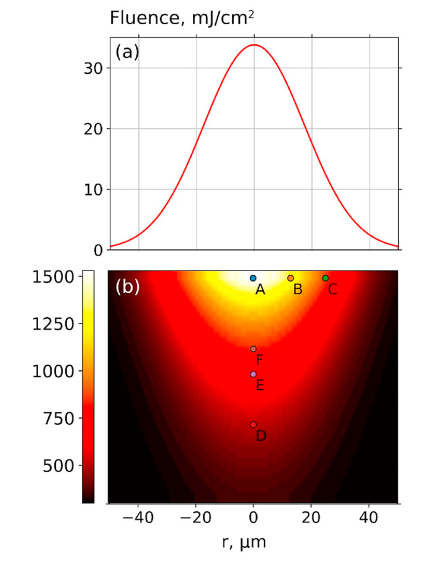
#> input picture Screenshot 2026-07-15 121007.png, 843 x 1126 px (shown at 1/2 size)
$ python digitize_article_temperature_profiles.py
#> lines starting #> are read from the running program, lines starting #| are printed output that depends on the picture
### plot_utils.py
"""Small plotting helpers shared by run scripts."""

from __future__ import annotations

from pathlib import Path
from typing import Any


def savefig_overwrite(fig: Any, path: str | Path, **kwargs: Any) -> Path:
    """Save a Matplotlib figure, explicitly replacing an existing file."""
    output = Path(path)
    output.parent.mkdir(parents=True, exist_ok=True)
    if output.exists():
        output.unlink()
    fig.savefig(output, **kwargs)
    print(f"Saved {output.resolve()}")
    return output

### digitize_article_temperature_profiles.py
"""Digitize approximate temperature profiles from the article Fig. 4 screenshot.

This is a diagnostic helper for ``compare_article_temperature_profile.py``.
It reads the screenshot used in the conversation, uses the colorbar in panel
(b) as a color-to-temperature lookup table, and extracts:

* a vertical center-line profile T(z) near r=0;
* a lateral near-surface profile T(r).

The digitization is approximate because the screenshot contains labels,
markers, antialiasing and raster interpolation.  The script therefore samples
small windows and rejects pixels whose color is too far from the colorbar.
"""

from __future__ import annotations

import argparse
from pathlib import Path

import matplotlib.pyplot as plt
import numpy as np
from PIL import Image

from plot_utils import savefig_overwrite


DEFAULT_IMAGE = Path("Screenshot 2026-07-15 121007.png")


def parse_args() -> argparse.Namespace:
    parser = argparse.ArgumentParser(description=__doc__)
    parser.add_argument("--image", type=Path, default=DEFAULT_IMAGE)
    parser.add_argument("--output-dir", type=Path, default=Path("output/digitized_article_temperature"))
    parser.add_argument("--distance-threshold", type=float, default=90.0)
    parser.add_argument(
        "--plateau-tm-k",
        type=float,
        default=880.0,
        help="corrected temperature assigned to the red melting plateau",
    )
    parser.add_argument(
        "--plateau-raw-low-k",
        type=float,
        default=760.0,
        help="lower raw digitized temperature of the red plateau correction band",
    )
    parser.add_argument(
        "--plateau-raw-high-k",
        type=float,
        default=850.0,
        help="upper raw digitized temperature of the red plateau correction band",
    )
    return parser.parse_args()


def nearest_colorbar_temperature(
    pixels: np.ndarray,
    colorbar_rgb: np.ndarray,
    colorbar_t: np.ndarray,
) -> tuple[np.ndarray, np.ndarray]:
    p = pixels.reshape(-1, 3).astype(float)
    distances2 = np.sum((p[:, None, :] - colorbar_rgb[None, :, :]) ** 2, axis=2)
    idx = np.argmin(distances2, axis=1)
    return colorbar_t[idx], np.sqrt(distances2[np.arange(len(p)), idx])


def window_temperatures(
    image: np.ndarray,
    x: int,
    y: int,
    *,
    half_width: int,
    half_height: int,
    colorbar_rgb: np.ndarray,
    colorbar_t: np.ndarray,
    distance_threshold: float,
) -> tuple[float, float, int]:
    height, width, _ = image.shape
    xs = np.arange(max(0, x - half_width), min(width, x + half_width + 1))
    ys = np.arange(max(0, y - half_height), min(height, y + half_height + 1))
    pixels = image[ys[:, None], xs[None, :]].reshape(-1, 3)
    temperatures, distances = nearest_colorbar_temperature(pixels, colorbar_rgb, colorbar_t)
    valid = distances < distance_threshold
    if not np.any(valid):
        return np.nan, np.nan, 0
    tv = temperatures[valid]
    # Median is robust to labels/markers; p75 is useful where markers darken the center.
    return float(np.median(tv)), float(np.percentile(tv, 75)), int(valid.sum())


def correct_plateau_temperature(
    temperature_k: float,
    *,
    raw_low_k: float,
    raw_high_k: float,
    plateau_tm_k: float,
) -> float:
    """Map the red raster plateau to Tm without shifting the rest of the scale."""
    if not np.isfinite(temperature_k):
        return temperature_k
    if raw_low_k <= temperature_k <= raw_high_k:
        return plateau_tm_k
    return temperature_k


def main() -> None:
    args = parse_args()
    image = np.asarray(Image.open(args.image).convert("RGB"), dtype=float)

    # Pixel geometry for the supplied screenshot.  These values are taken from
    # axes/tick positions in the raster image.
    panel_left = 218.0
    panel_right = 798.0
    panel_top = 543.0
    panel_bottom = 1007.0
    r_min_um = -50.0
    r_max_um = 50.0
    z_min_nm = 0.0
    z_max_nm = 230.0
    x_center = 0.5 * (panel_left + panel_right)
    px_per_um = (panel_right - panel_left) / (r_max_um - r_min_um)
    px_per_nm = (panel_bottom - panel_top) / (z_max_nm - z_min_nm)

    # Colorbar geometry.  Tick labels show 1500 K at y~350 and 500 K at y~584,
    # which extrapolates to about 300 K at the dark bottom.
    y_colorbar = np.arange(543, 1008)
    x_colorbar = np.arange(166, 189)
    colorbar_rgb = np.median(image[y_colorbar[:, None], x_colorbar[None, :]], axis=1)
#> colorbar_rgb = 465 rows, first 8: [254, 253, 253], [253, 254, 249], [254, 255, 248], [255, 255, 248], [255, 254, 245], [255, 254, 243], [255, 255, 243], [255, 254, 239]
    colorbar_t = 1500.0 - (y_colorbar - 550.0) * (1000.0 / (930.0 - 550.0))

    z_samples_nm = np.linspace(0.0, 230.0, 40)
    vertical_rows: list[tuple[float, float, float, float, float, int]] = []
    for z_nm in z_samples_nm:
        x = int(round(x_center))
        y = int(round(panel_top + z_nm * px_per_nm))
        x = int(np.clip(x, panel_left + 5, panel_right - 5))
        y = int(np.clip(y, panel_top + 5, panel_bottom - 5))
        t_med, t_p75, n_valid = window_temperatures(
            image,
            x,
            y,
            half_width=18,
            half_height=2,
            colorbar_rgb=colorbar_rgb,
            colorbar_t=colorbar_t,
            distance_threshold=args.distance_threshold,
        )
        t_med_corrected = correct_plateau_temperature(
            t_med,
            raw_low_k=args.plateau_raw_low_k,
            raw_high_k=args.plateau_raw_high_k,
            plateau_tm_k=args.plateau_tm_k,
        )
        t_p75_corrected = correct_plateau_temperature(
            t_p75,
            raw_low_k=args.plateau_raw_low_k,
            raw_high_k=args.plateau_raw_high_k,
            plateau_tm_k=args.plateau_tm_k,
        )
        vertical_rows.append((z_nm, t_med_corrected, t_med, t_p75_corrected, t_p75, n_valid))
#> this loop made 40 passes
#> (t_med, t_p75, n_valid, t_med_corrected, t_p75_corrected) on passes 1 to 12: (1515.8, 1518.4, 184, 1515.8, 1518.4), (1510.5, 1518.4, 137, 1510.5, 1518.4), (1478.9, 1486.8, 185, 1478.9, 1486.8), (1360.5, 1381.6, 181, 1360.5, 1381.6), (1300, 1300, 185, 1300, 1300), (1300, 1300, 185, 1300, 1300), (1144.7, 1152.6, 185, 1144.7, 1152.6), (1089.5, 1097.4, 185, 1089.5, 1097.4), (1034.2, 1042.1, 185, 1034.2, 1042.1), (973.7, 978.9, 185, 973.7, 978.9), (934.2, 939.5, 185, 934.2, 939.5), (886.8, 889.5, 185, 886.8, 889.5)
#> pass 1, in nearest_colorbar_temperature, `distances2 = np.sum((p[:, None, :] - colorbar_rgb[None, :, :]) ** 2, a..`:
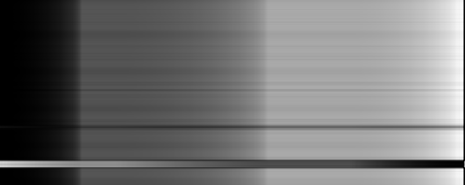
#> distances2: shape (185, 465) float64; min 0, max 195075, mean 87394.7; drawn with min black and max white
#> pass 2, in nearest_colorbar_temperature (call 2), `distances2 = np.sum((p[:, None, :] - colorbar_rgb[None, :, :]) ** 2, a..`:
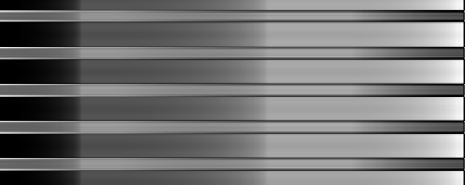
#> distances2: shape (185, 465) float64; min 0, max 195075, mean 88860.1; drawn with min black and max white
#> pass 3, in nearest_colorbar_temperature (call 3), `distances2 = np.sum((p[:, None, :] - colorbar_rgb[None, :, :]) ** 2, a..`:
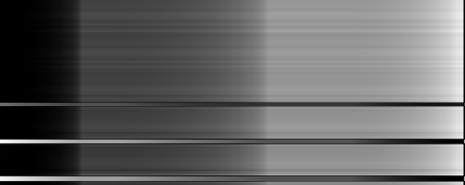
#> distances2: shape (185, 465) float64; min 0, max 195075, mean 76684.3; drawn with min black and max white
#> after the loop, vertical_rows = 40 items

    r_samples_um = np.linspace(-50.0, 50.0, 40)
    lateral_rows: list[tuple[float, float, float, float, float, int]] = []
    # The surface rows contain colored A/B/C markers and the "(b)" label.
    # Sampling below them avoids reading annotation pixels as temperatures.
    lateral_z_nm = 45.0
    y_lateral = int(round(panel_top + lateral_z_nm * px_per_nm))
    for r_um in r_samples_um:
        x = int(round(x_center + r_um * px_per_um))
        x = int(np.clip(x, panel_left + 5, panel_right - 5))
        y_lateral_safe = int(np.clip(y_lateral, panel_top + 5, panel_bottom - 5))
        t_med, t_p75, n_valid = window_temperatures(
            image,
            x,
            y_lateral_safe,
            half_width=2,
            half_height=2,
            colorbar_rgb=colorbar_rgb,
            colorbar_t=colorbar_t,
            distance_threshold=args.distance_threshold,
        )
        t_med_corrected = correct_plateau_temperature(
            t_med,
            raw_low_k=args.plateau_raw_low_k,
            raw_high_k=args.plateau_raw_high_k,
            plateau_tm_k=args.plateau_tm_k,
        )
        t_p75_corrected = correct_plateau_temperature(
            t_p75,
            raw_low_k=args.plateau_raw_low_k,
            raw_high_k=args.plateau_raw_high_k,
            plateau_tm_k=args.plateau_tm_k,
        )
        lateral_rows.append((r_um, t_med_corrected, t_med, t_p75_corrected, t_p75, n_valid))
#> this loop made 40 passes
#> (t_med, t_p75, t_med_corrected, t_p75_corrected) on passes 1 to 12: (321.1, 321.1, 321.1, 321.1), (318.4, 321.1, 318.4, 321.1), (336.8, 336.8, 336.8, 336.8), (360.5, 360.5, 360.5, 360.5), (392.1, 392.1, 392.1, 392.1), (426.3, 426.3, 426.3, 426.3), (468.4, 471.1, 468.4, 471.1), (521.1, 531.6, 521.1, 531.6), (592.1, 597.4, 592.1, 597.4), (807.9, 807.9, 880, 880), (807.9, 807.9, 880, 880), (807.9, 807.9, 880, 880)
#> pass 1, in nearest_colorbar_temperature (call 41), `distances2 = np.sum((p[:, None, :] - colorbar_rgb[None, :, :]) ** 2, a..`:
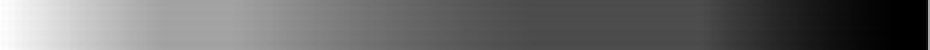
#> distances2: shape (25, 465) float64 (shown 2 times larger); min 0, max 183714, mean 76440.3; drawn with min black and max white
#> after the loop, lateral_rows = 40 items

    args.output_dir.mkdir(parents=True, exist_ok=True)
    vertical_csv = args.output_dir / "vertical_centerline_from_image.csv"
    lateral_csv = args.output_dir / "lateral_surface_from_image.csv"
    np.savetxt(
        vertical_csv,
        np.asarray(vertical_rows),
        delimiter=",",
        header="z_nm,T_corrected_K,T_raw_median_K,T_p75_corrected_K,T_raw_p75_K,n_valid_pixels",
        comments="",
    )
    np.savetxt(
        lateral_csv,
        np.asarray(lateral_rows),
        delimiter=",",
        header="r_um,T_corrected_K,T_raw_median_K,T_p75_corrected_K,T_raw_p75_K,n_valid_pixels",
        comments="",
    )
    print(f"Saved {vertical_csv.resolve()}")
    print(f"Saved {lateral_csv.resolve()}")

    print("\nVertical center-line, corrected is used by default:")
    for row in vertical_rows:
        print(
            f"z={row[0]:6.1f} nm  "
            f"T_corr={row[1]:7.1f} K  T_raw={row[2]:7.1f} K  "
            f"T_p75_corr={row[3]:7.1f} K  n={row[5]}"
        )
#> this loop made 40 passes
#> row on passes 1 to 12: (0, 1515.8, 1515.8, 1518.4, 1518.4, 184), (5.9, 1510.5, 1510.5, 1518.4, 1518.4, 137), (11.79, 1478.9, 1478.9, 1486.8, 1486.8, 185), (17.69, 1360.5, 1360.5, 1381.6, 1381.6, 181), (23.59, 1300, 1300, 1300, 1300, 185), (29.49, 1300, 1300, 1300, 1300, 185), (35.38, 1144.7, 1144.7, 1152.6, 1152.6, 185), (41.28, 1089.5, 1089.5, 1097.4, 1097.4, 185), (47.18, 1034.2, 1034.2, 1042.1, 1042.1, 185), (53.08, 973.7, 973.7, 978.9, 978.9, 185), (58.97, 934.2, 934.2, 939.5, 939.5, 185), (64.87, 886.8, 886.8, 889.5, 889.5, 185)
#| z=   0.0 nm  T_corr= 1515.8 K  T_raw= 1515.8 K  T_p75_corr= 1518.4 K  n=184
#| z=   5.9 nm  T_corr= 1510.5 K  T_raw= 1510.5 K  T_p75_corr= 1518.4 K  n=137
#| z=  11.8 nm  T_corr= 1478.9 K  T_raw= 1478.9 K  T_p75_corr= 1486.8 K  n=185
#| z=  17.7 nm  T_corr= 1360.5 K  T_raw= 1360.5 K  T_p75_corr= 1381.6 K  n=181
#| z=  23.6 nm  T_corr= 1300.0 K  T_raw= 1300.0 K  T_p75_corr= 1300.0 K  n=185
#| z=  29.5 nm  T_corr= 1300.0 K  T_raw= 1300.0 K  T_p75_corr= 1300.0 K  n=185
#| z=  35.4 nm  T_corr= 1144.7 K  T_raw= 1144.7 K  T_p75_corr= 1152.6 K  n=185
#| z=  41.3 nm  T_corr= 1089.5 K  T_raw= 1089.5 K  T_p75_corr= 1097.4 K  n=185
#> (further printed lines are left out)

    print(f"\nLateral profile at z~{lateral_z_nm:g} nm:")
    for row in lateral_rows:
        print(
            f"r={row[0]:6.1f} um  "
            f"T_corr={row[1]:7.1f} K  T_raw={row[2]:7.1f} K  "
            f"T_p75_corr={row[3]:7.1f} K  n={row[5]}"
        )
#> this loop made 40 passes
#> row on passes 1 to 12: (-50, 321.1, 321.1, 321.1, 321.1, 25), (-47.44, 318.4, 318.4, 321.1, 321.1, 25), (-44.87, 336.8, 336.8, 336.8, 336.8, 25), (-42.31, 360.5, 360.5, 360.5, 360.5, 25), (-39.74, 392.1, 392.1, 392.1, 392.1, 25), (-37.18, 426.3, 426.3, 426.3, 426.3, 25), (-34.62, 468.4, 468.4, 471.1, 471.1, 25), (-32.05, 521.1, 521.1, 531.6, 531.6, 25), (-29.49, 592.1, 592.1, 597.4, 597.4, 25), (-26.92, 880, 807.9, 880, 807.9, 25), (-24.36, 880, 807.9, 880, 807.9, 25), (-21.79, 880, 807.9, 880, 807.9, 25)
#| r= -50.0 um  T_corr=  321.1 K  T_raw=  321.1 K  T_p75_corr=  321.1 K  n=25
#| r= -47.4 um  T_corr=  318.4 K  T_raw=  318.4 K  T_p75_corr=  321.1 K  n=25
#| r= -44.9 um  T_corr=  336.8 K  T_raw=  336.8 K  T_p75_corr=  336.8 K  n=25
#| r= -42.3 um  T_corr=  360.5 K  T_raw=  360.5 K  T_p75_corr=  360.5 K  n=25
#| r= -39.7 um  T_corr=  392.1 K  T_raw=  392.1 K  T_p75_corr=  392.1 K  n=25
#| r= -37.2 um  T_corr=  426.3 K  T_raw=  426.3 K  T_p75_corr=  426.3 K  n=25
#| r= -34.6 um  T_corr=  468.4 K  T_raw=  468.4 K  T_p75_corr=  471.1 K  n=25
#| r= -32.1 um  T_corr=  521.1 K  T_raw=  521.1 K  T_p75_corr=  531.6 K  n=25
#> (further printed lines are left out)

    fig, (ax_z, ax_r) = plt.subplots(1, 2, figsize=(10.5, 4.5))
    v = np.asarray(vertical_rows)
#> v = 40 rows, first 6: [0, 1515.8, 1515.8, 1518.4, 1518.4, 184], [5.9, 1510.5, 1510.5, 1518.4, 1518.4, 137], [11.79, 1478.9, 1478.9, 1486.8, 1486.8, 185], [17.69, 1360.5, 1360.5, 1381.6, 1381.6, 181], [23.59, 1300, 1300, 1300, 1300, 185], [29.49, 1300, 1300, 1300, 1300, 185]
    l = np.asarray(lateral_rows)
#> l = 40 rows, first 6: [-50, 321.1, 321.1, 321.1, 321.1, 25], [-47.44, 318.4, 318.4, 321.1, 321.1, 25], [-44.87, 336.8, 336.8, 336.8, 336.8, 25], [-42.31, 360.5, 360.5, 360.5, 360.5, 25], [-39.74, 392.1, 392.1, 392.1, 392.1, 25], [-37.18, 426.3, 426.3, 426.3, 426.3, 25]
    ax_z.plot(v[:, 1], v[:, 0], "o-", label="corrected median")
    ax_z.plot(v[:, 2], v[:, 0], "o:", label="raw median")
    ax_z.plot(v[:, 3], v[:, 0], "s--", label="corrected p75")
    ax_z.invert_yaxis()
    ax_z.set_xlabel("Temperature, K")
    ax_z.set_ylabel("z, nm")
    ax_z.set_title("Digitized vertical profile")
    ax_z.grid(True, alpha=0.3)
    ax_z.legend()

    ax_r.plot(l[:, 0], l[:, 1], "o-", label="corrected median")
    ax_r.plot(l[:, 0], l[:, 2], "o:", label="raw median")
    ax_r.plot(l[:, 0], l[:, 3], "s--", label="corrected p75")
    ax_r.set_xlabel("r, um")
    ax_r.set_ylabel("Temperature, K")
    ax_r.set_title(f"Digitized lateral profile at z~{lateral_z_nm:g} nm")
    ax_r.grid(True, alpha=0.3)
    ax_r.legend()
    fig.tight_layout()
    savefig_overwrite(fig, args.output_dir / "digitized_profiles.png", dpi=180)
#> in savefig_overwrite, `fig.savefig(output, **kwargs)`:
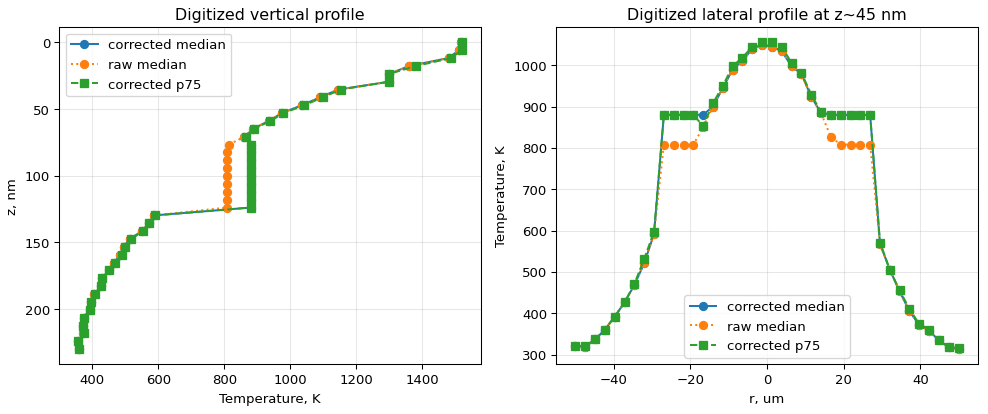
#> figure drawn by matplotlib, 2 panels; panel 2: curve peaks at x = -1.28, y = 1050; panel 2: curve peaks at x = -1.28, y = 1050; panel 2: curve peaks at x = -1.28, y = 1055.3


if __name__ == "__main__":
    main()
